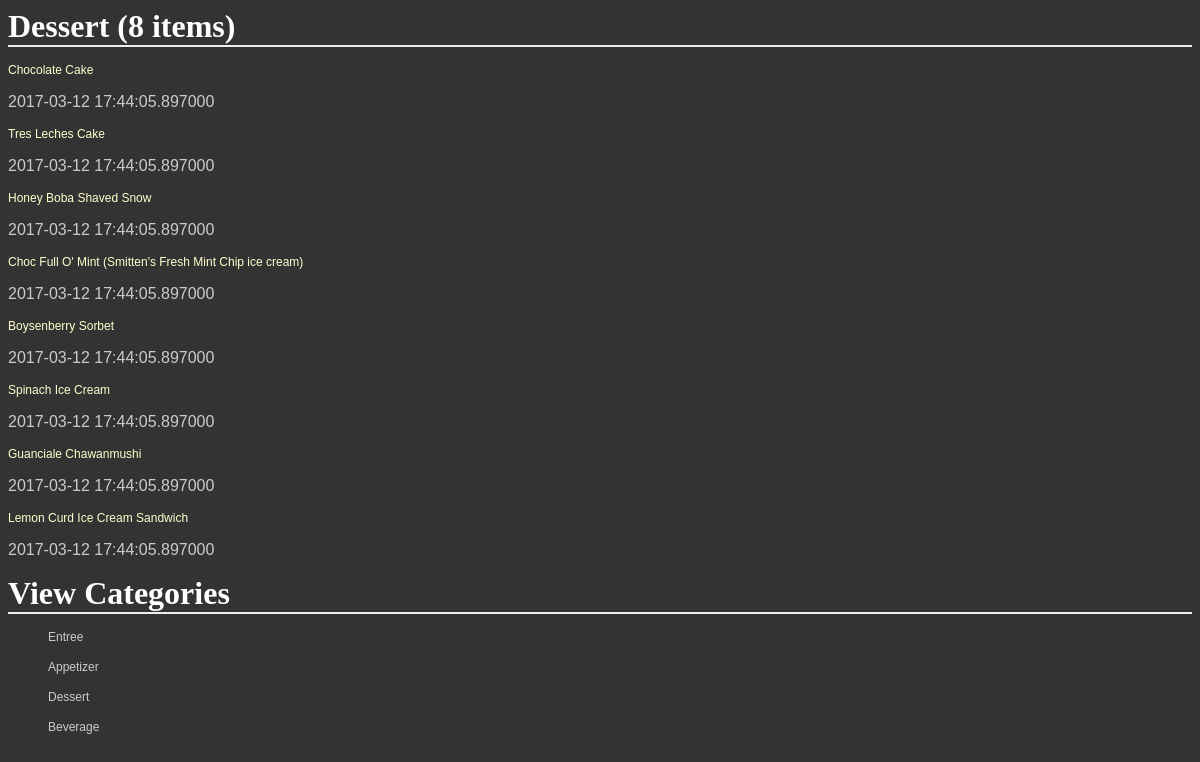
/catalog/Dessert, run on the app's committed database.
### database_setup.py (models this page shows, shortened)
class CatalogItem(Base):
    __tablename__ = 'catalog_item'
    id = Column(Integer, primary_key = True)
    name = Column(String(250), nullable = False)
    price = Column(String(8))
    category = Column(String(250))
    description = Column(String(250))
    dt_added = Column(DateTime, nullable = False, default = datetime.datetime.now())
    dt_modded = Column(DateTime, nullable = False, default = datetime.datetime.now(), onupdate = datetime.datetime.now())
    user_id = Column(Integer, ForeignKey('user.id'))
    user = relationship(User)

### final_project.py (the view)
@app.route('/catalog/<string:category>/items', methods = ['GET'])
@app.route('/catalog/<string:category>', methods = ['GET'])
def viewCategory(category):
    items = session.query(CatalogItem).filter_by(category = category).all()
    categories = dbfunctions.getUnique(CatalogItem.category)
    cat_name = list(k[0] for k in categories)
    return render_template('categorylist.html',
        items = items,
        category = category,
        categories = cat_name)

### dbfunctions.py (called while the page is built)
def getUnique(cls_attr):
    return session.query(cls_attr).distinct(cls_attr).all()

### templates/categorylist.html
{% extends 'base.html' %}
{% block content %}
<h1>{{ '%s (%s items)' % (category, items|length) }}</h1>
{% for i in items %}
<div>
  <p><a href="{{url_for('viewCatalogItem', category = category, item_id = i.id)}}">{{i.name}}</a></p>
  <p>{{i.dt_modded}}</p>
</div>
{% endfor %}
<h1>View Categories</h1>
<div>
  {% for cat in categories %}
  <ul>
    <a href="{{url_for('viewCategory', category = cat)}}"><p>{{cat}}</p></a>
  </ul>
  {% endfor %}
</div>
{% endblock %}

### static/styles.css (style rules this page uses)
body { font-family: sans-serif; background-image: url('img3.jpg'); background-color: #333333 }
h1, h2, h3, h4 { color: #FFFFFF; }
h1, h2 { font-family: 'Georgia', serif; margin: 0; }
h1 { border-bottom: 2px solid #eee; }
p, dd, dt { color: #CCCCCC; }
a { text-decoration: none; color:#FFFFCC; font-size: .75em; }

### data on the page
CatalogItem: name "Chocolate Cake", dt_modded "2017-03-12 17:44:05.897000"
CatalogItem: name "Tres Leches Cake", dt_modded "2017-03-12 17:44:05.897000"
CatalogItem: name "Honey Boba Shaved Snow", dt_modded "2017-03-12 17:44:05.897000"
CatalogItem: name "Choc Full O' Mint (Smitten's Fresh Mint Chip ice cream)", dt_modded "2017-03-12 17:44:05.897000"
CatalogItem: name "Boysenberry Sorbet", dt_modded "2017-03-12 17:44:05.897000"
CatalogItem: name "Spinach Ice Cream", dt_modded "2017-03-12 17:44:05.897000"
CatalogItem: name "Guanciale Chawanmushi", dt_modded "2017-03-12 17:44:05.897000"
CatalogItem: name "Lemon Curd Ice Cream Sandwich", dt_modded "2017-03-12 17:44:05.897000"

### other printed values
{{ '%s (%s items)' % (category, items|length) }} "Dessert (8 items)"
{{ cat }} "Entree" "Appetizer" "Dessert" "Beverage"
